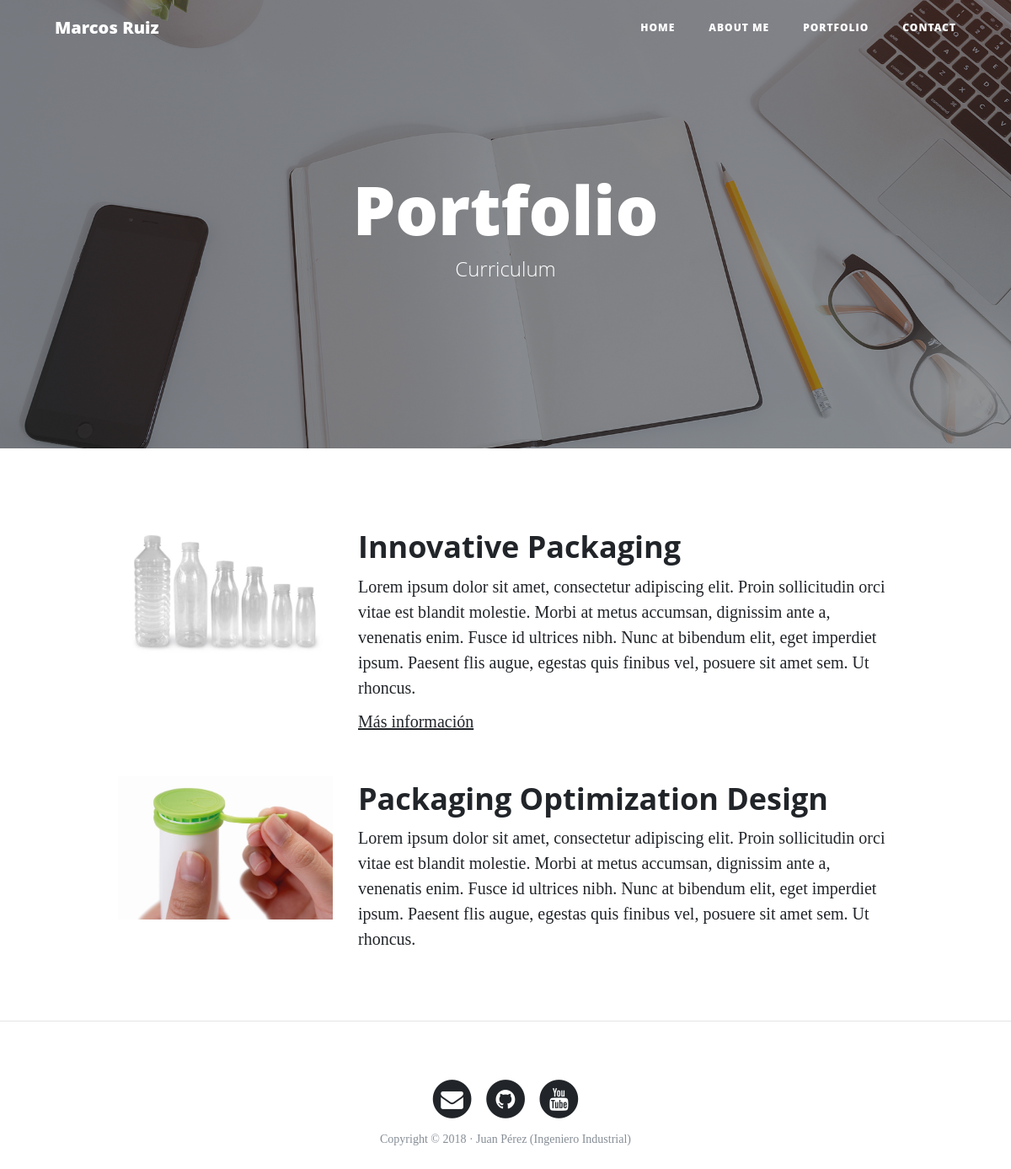
The page /portfolio/ on the database its author committed.
### portfolio/models.py (models this page shows, shortened)
class Project(models.Model):
    title = models.CharField(max_length=200,verbose_name="Título") #Tipo: Cadena de carácteres <255 caracteres (VARCHAR2(200))
    description = models.TextField(verbose_name="Descripción") #Tipo: Texto puede tener >255 caracteres
    image = models.ImageField(verbose_name="Imagen",upload_to="projects") #Tipo: Imagen. upload_to lo que hara es crear un directorio project en la carpeta media(configurada en settings.py) para almacenar las imagenes de este modelo
    created = models.DateTimeField(auto_now_add=True,verbose_name="Fecha de creación") # Se añade la hora actual cuando se crea automáticamente
    updated = models.DateTimeField(auto_now=True,verbose_name="Fecha de edición") # Se añade la hora cuando se modifica
    url = models.URLField(verbose_name="Dirección Web",null=True,blank=True)
    class Meta:
        verbose_name = "proyecto"
        verbose_name_plural = "proyectos"
        ordering = ["-created"] # Ordenar por creación. Si se pone el - delante, ordena del mas nuevo al más antiguo

### portfolio/views.py (the view)
# urls.py: path('portfolio/',portfolio_views.portfolio,name="portfolio"),
def portfolio(request):
    projects = Project.objects.all()
    return render(request,'portfolio/portfolio.html',{"projects":projects})

### portfolio/templates/portfolio/portfolio.html (shortened to what this page needs)
{% extends 'core/base.html' %}
{% block background %}{% load static %}{%static 'core/img/portfolio-bg.jpg'%}{% endblock background %}
{% block headers %}<h1>Portfolio</h1>
<span class="subheading">Curriculum</span>
{% endblock headers %}
{% block content %}
{% for project in projects %}
    <div class="row project">
        <div class="col-lg-3 col-md-4 offset-lg-1">
            <img class="img-fluid" src="{{project.image.url}}" alt="">
        </div>
      <div class="col-lg-7 col-md-8">
            <h2 class="section-heading title">{{project.title}}</h2>
        <p>{{project.description}}</p>
        {% if project.url %}
            <p><a href="{{project.url}}">Más información</a></p>
        {% endif %}
        </div>
    </div>
{% endfor %}
{% endblock content %}

### core/templates/core/base.html (shortened to what this page needs)
<!DOCTYPE html>
<html lang="es">
  <head>
    {% load static %}
    <link href="{% static 'core/vendor/bootstrap/css/bootstrap.min.css' %}" rel="stylesheet">
    <link href="{% static 'core/vendor/font-awesome/css/font-awesome.min.css' %}" rel="stylesheet" type="text/css">
    <link href="{% static 'core/css/clean-blog.min.css' %}" rel="stylesheet">
  </head>
  <body>
    <nav class="navbar navbar-expand-lg navbar-light fixed-top" id="mainNav">
      <div class="container">
        <a class="navbar-brand" href="{%url 'home' %}">Marcos Ruiz</a>
        <div class="collapse navbar-collapse" id="navbarResponsive">
          <ul class="navbar-nav ml-auto">
            <li class="nav-item">
              <a class="nav-link" href="{% url 'home' %}">Home</a>
            </li>
            <li class="nav-item">
              <a class="nav-link" href="{% url 'about' %}">About me</a>
            </li>
            <li class="nav-item">
              <a class="nav-link" href="{% url 'portfolio' %}">Portfolio</a>
            </li>
            <li class="nav-item">
              <a class="nav-link" href="{% url 'contact' %}">Contact</a>
            </li>
          </ul>
        </div>
      </div>
    </nav>
    <header class="masthead" style="background-image: url('{%block background %} {%endblock background %}')">
      <div class="overlay"></div>
      <div class="container">
        <div class="row">
          <div class="col-lg-8 col-md-10 mx-auto">
            <div class="site-heading">
              {% block headers %}
              {% endblock headers %}
            </div>
          </div>
        </div>
      </div>
    </header>
    <div class="container">
      {% block content %}
      {% endblock content %}
    </div>
 {% if request.path != '/' %}
  <hr>
 {% endif %}
    <footer>
      <div class="container">
        <div class="row">
          <div class="col-lg-8 col-md-10 mx-auto">
            <ul class="list-inline text-center">
              <li class="list-inline-item">
                <a href="#">
                  <span class="fa-stack fa-lg">
                    <i class="fa fa-circle fa-stack-2x"></i>
                    <i class="fa fa-envelope fa-stack-1x fa-inverse"></i>
                  </span>
                </a>
              </li>
              <li class="list-inline-item">
                <a href="#">
                  <span class="fa-stack fa-lg">
                    <i class="fa fa-circle fa-stack-2x"></i>
                    <i class="fa fa-github fa-stack-1x fa-inverse"></i>
                  </span>
                </a>
              </li>
              <li class="list-inline-item">
                <a href="#">
                  <span class="fa-stack fa-lg">
                    <i class="fa fa-circle fa-stack-2x"></i>
                    <i class="fa fa-youtube fa-stack-1x fa-inverse"></i>
                  </span>
                </a>
              </li>
            </ul>
            <p class="copyright text-muted">Copyright &copy; 2018 · Juan Pérez (Ingeniero Industrial) </p>
          </div>
        </div>
      </div>
    </footer>
  </body>
</html>

### rows shown on the page
Project: image (picture), title "Innovative Packaging", description "Lorem ipsum dolor sit amet, consectetur adipiscing elit. Proin sollicitudin orci vitae est blandit molestie. Morbi at metus accumsan, dignissim ante a, venenatis enim. Fusce id ultrices nibh. Nunc at bibendum elit, eget imperdiet ipsum. Paesent flis augue, egestas quis finibus vel, posuere sit amet sem. Ut rhoncus."
Project: image (picture), title "Packaging Optimization Design", description "Lorem ipsum dolor sit amet, consectetur adipiscing elit. Proin sollicitudin orci vitae est blandit molestie. Morbi at metus accumsan, dignissim ante a, venenatis enim. Fusce id ultrices nibh. Nunc at bibendum elit, eget imperdiet ipsum. Paesent flis augue, egestas quis finibus vel, posuere sit amet sem. Ut rhoncus."
